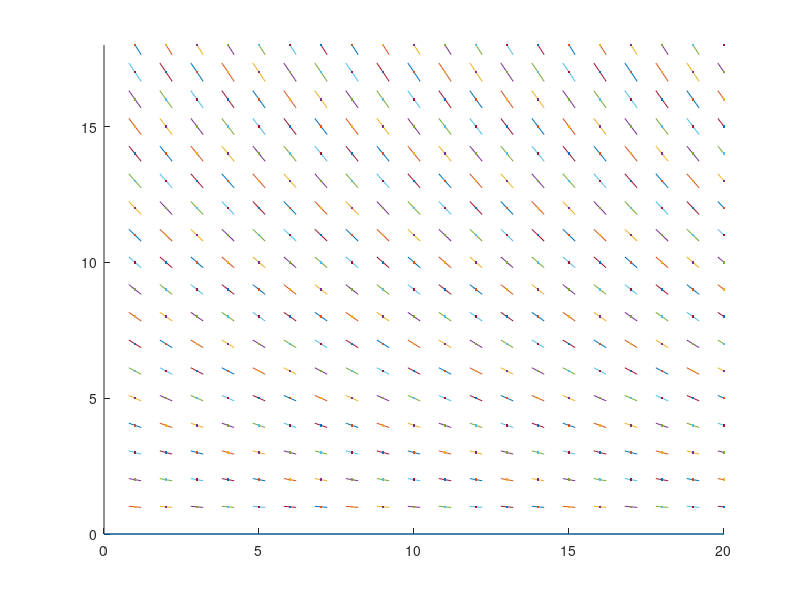

Source code (MATLAB): (Note: this script raises an error after producing the figure.)
% u121: Euler-Loesung des radioaktiven Zerfalls

figure(1)
hold on

% Erzeugen Richtungsfeld y'(t,y) = -0.1 * y
%   Kopiertes Skript decayfield.m
xlin = [0 20];
ylin = [ 0 0];
plot(xlin,ylin)
axis([0 20 0 18])
hold on
for k=1:20
  for l=1:18
     xdir = [k-0.2 k+0.2];
     ydir = [l+l*0.02 l-l*0.02];
     plot(xdir,ydir)
     xpt = k;
     ypt = l;
     plot(xpt,ypt,'.')
  end
end

% Berechnen der ersten 3 Euler-Schritte fuer die Werte h = 1, h = 0.5 und
% h = 0.1

% Startwert y(0) = 18
start = 18;

% fuer h = 1
h1 = 1;
res1 = eulerVerfahren(start,h1)

% fuer h = 0.5
h2 = 0.5;
res2 = eulerVerfahren(start,h2)

% fuer h = 0.1
h3 = 0.1;
res3 = eulerVerfahren(start,h3)

% Zeichnen der Funktion ins Richtungsfeld (h = 1)
x=0:h1:20;
p1 = plot(x,res1,'r');

% Zeichnen der Funktion ins Richtungsfeld (h = 0.5)
x=0:h2:20;
p2 = plot(x,res2,'m');

% Zeichnen der Funktion ins Richtungsfeld (h = 0.1)
x=0:h3:20;
p3 = plot(x,res3,'g');

% Zeichnen der analytischen Loesung
x=0:0.1:20;
y=18*exp(-0.1*x);
p4 = plot(x,y,'k');

legend([p1 p2 p3 p4],'h=1','h=0.5','h=0.1','y=18*exp(-0.1*x)')
